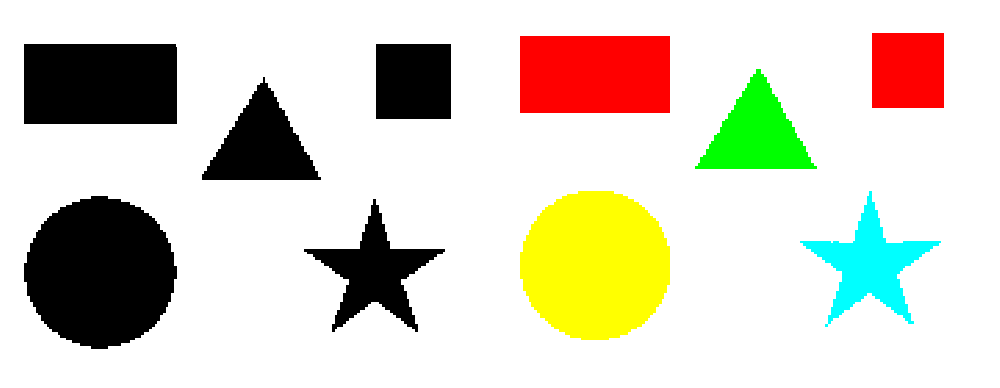
#> input picture Shapes.png, 1000 x 388 px
$ python main.py
#> lines starting #> are read from the running program, lines starting #| are printed output that depends on the picture; after the words box and inside, x2 and y2 are one past the last pixel; in counts of white or black regions, pixels touching at a corner belong together; long printed decimals are rounded
import numpy as np
import cv2

img = cv2.imread('Shapes.png')
#> img is the input picture: shape (388, 1000, 3); mean B, G, R 196.4, 212.1, 215.1
imgGry = cv2.cvtColor(img, cv2.COLOR_BGR2GRAY)
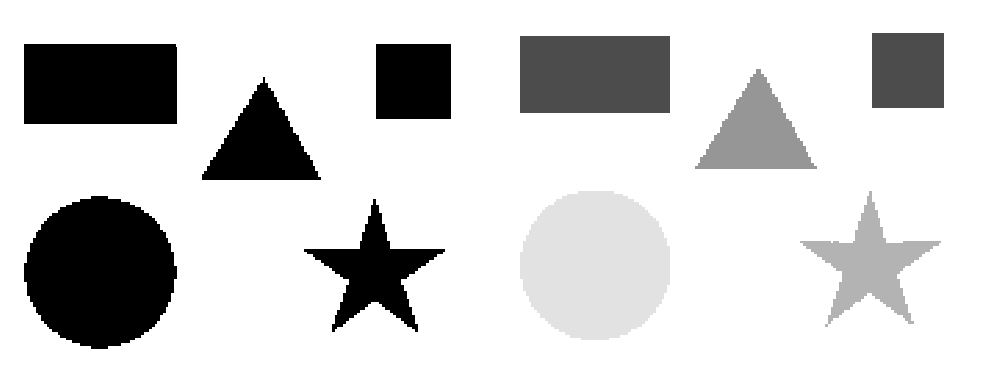
#> imgGry: shape (388, 1000); min 0, max 255, mean 211.2

ret, thrash = cv2.threshold(imgGry, 240, 255, cv2.CHAIN_APPROX_NONE)
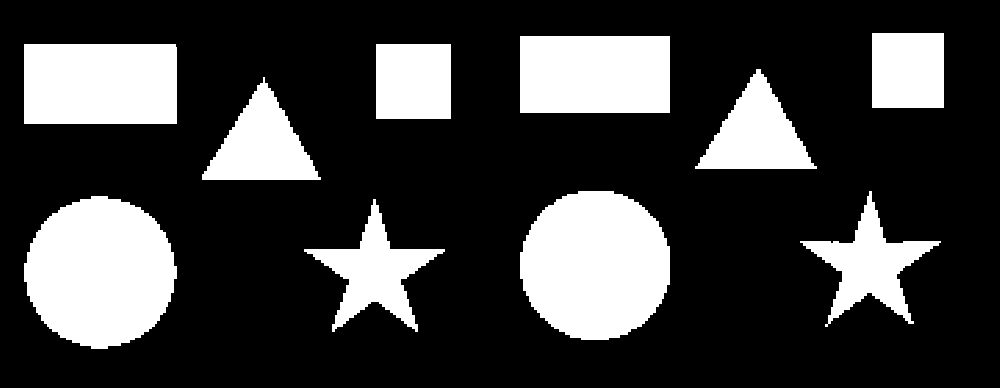
#> thrash: shape (388, 1000); 24.6% white; 10 white regions
contours, hierarchy = cv2.findContours(
    thrash, cv2.RETR_TREE, cv2.CHAIN_APPROX_NONE)
#> contours = 10 contours; largest, box (x1, y1, x2, y2) and area: (24, 196, 177, 349) 17529, (520, 191, 670, 340) 17497, (24, 44, 177, 124) 12006, (520, 36, 670, 113) 11324, (202, 77, 321, 180) 6076


for contour in contours:
    approx = cv2.approxPolyDP(
        contour, 0.01 * cv2.arcLength(contour, True), True)
    cv2.drawContours(img, [approx], 0, (0, 0, 0), 5)
    x = approx.ravel()[0]
    y = approx.ravel()[1] - 5
    if len(approx) == 3:
        cv2.putText(img, "Triangle", (x, y),
                    cv2.FONT_HERSHEY_COMPLEX, 0.5, (0, 0, 0))
    elif len(approx) == 4:
        x, y, w, h = cv2.boundingRect(approx)
        aspectRatio = float(w)/h
        print(aspectRatio)
        if aspectRatio >= 0.95 and aspectRatio < 1.05:
            cv2.putText(img, "square", (x, y),
                        cv2.FONT_HERSHEY_COMPLEX, 0.5, (0, 0, 0))

        else:
            cv2.putText(img, "rectangle", (x, y),
                        cv2.FONT_HERSHEY_COMPLEX, 0.5, (0, 0, 0))

    elif len(approx) == 5:
        cv2.putText(img, "pentagon", (x, y),
                    cv2.FONT_HERSHEY_COMPLEX, 0.5, (0, 0, 0))
    elif len(approx) == 10:
        cv2.putText(img, "star", (x, y),
                    cv2.FONT_HERSHEY_COMPLEX, 0.5, (0, 0, 0))
    else:
        cv2.putText(img, "circle", (x, y),
                    cv2.FONT_HERSHEY_COMPLEX, 0.5, (0, 0, 0))
#> this loop made 10 passes
#> (approx, w, h, aspectRatio) on passes 6 to 10: ([[816, 166], [766, 77], [756, 69], [695, 168]], 122, 100, 1.22), ([[376, 44], [376, 118], [450, 118], [450, 44]], 75, 75, 1), ([[24, 44], [24, 123], [176, 123], [175, 44]], 153, 80, 1.91), ([[520, 36], [520, 112], [669, 112], [669, 36]], 150, 77, 1.95), ([[872, 33], [872, 107], [943, 107], [943, 33]], 72, 75, 0.96)
#| 1.22
#| 1.0
#| 1.9125
#| 1.948
#| 0.96
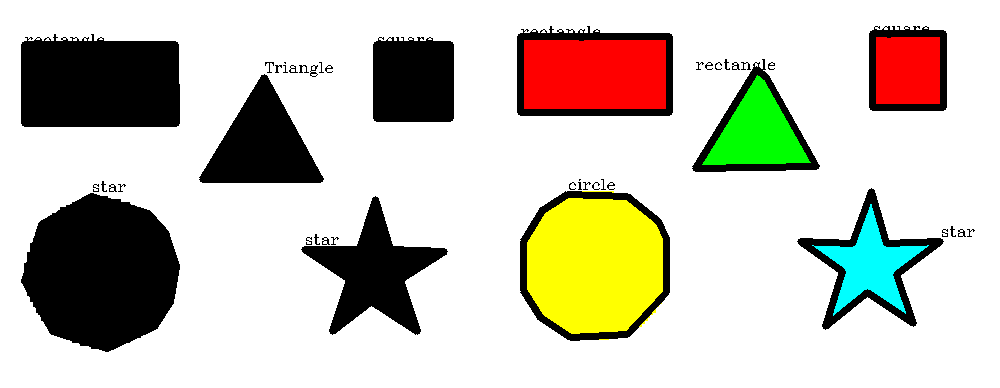
#> img: shape (388, 1000, 3); 5.52% of pixels changed, all inside (x1, y1, x2, y2) = (21, 26, 975, 352)

cv2.imshow('shapes', img)
cv2.waitKey(0)
cv2.destroyAllWindows()
